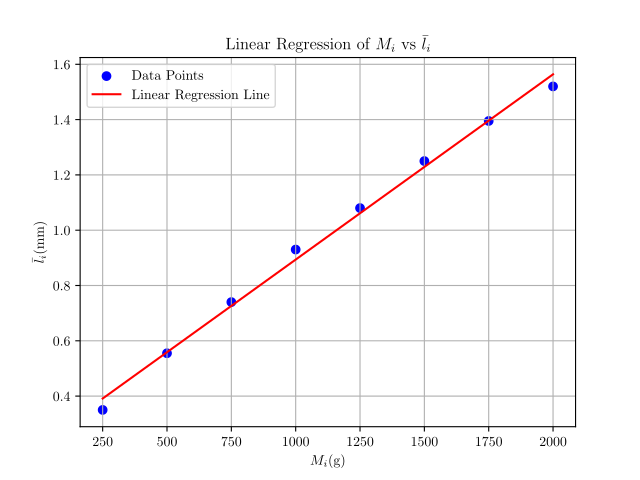

Here is the Python script that generated this plot:

import numpy as np
import matplotlib.pyplot as plt
from sklearn.linear_model import LinearRegression
import matplotlib

plt.rcParams.update({
    "text.usetex": True,
    "font.family": "CMU Serif",
})
matplotlib.rcParams['mathtext.fontset'] = 'stix'
# Data
x = np.array([250, 500, 750, 1000, 1250, 1500, 1750, 2000]).reshape(-1, 1)
y = np.array([0.35, 0.555, 0.74, 0.93, 1.08, 1.25, 1.395, 1.52])

# Perform linear regression
model = LinearRegression()
model.fit(x, y)
# Get the slope and intercept of the line best fit
slope = model.coef_[0]
intercept = model.intercept_
print(f"Slope: {slope}")
# Generate predictions
y_pred = model.predict(x)

# Plotting
plt.scatter(x, y, color='blue', label='Data Points')
plt.plot(x, y_pred, color='red', label='Linear Regression Line')
plt.title('Linear Regression of $M_i$ vs $\\bar{l}_i$')
plt.xlabel('$M_i(\mathrm{g})$')
plt.ylabel('$\\bar{l}_i(\mathrm{mm})$')
plt.legend()
plt.grid()
plt.savefig("plot1.pdf")
